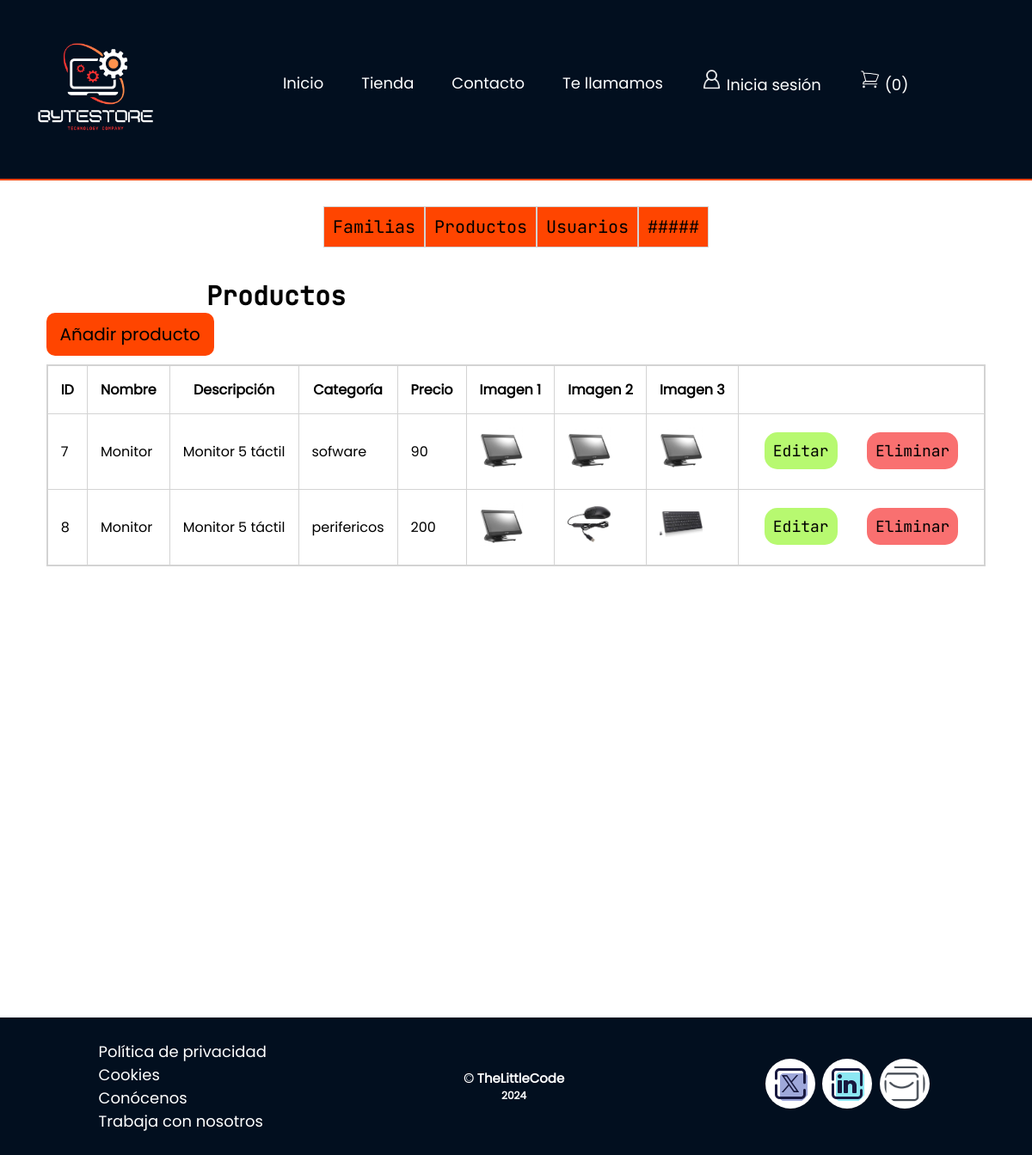
/panel_control/productos/index.php, run on the app's committed database.
### tables this page shows
CREATE TABLE `productos` (
  `idId` int(11) NOT NULL,
  `Nombre` varchar(25) DEFAULT NULL,
  `Descripccion` varchar(255) DEFAULT NULL,
  `familias_id` int(11) NOT NULL,
  `Precio` double DEFAULT NULL,
  `Imagen1` varchar(255) DEFAULT NULL,
  `Imagen2` varchar(255) DEFAULT NULL,
  `Imagen3` varchar(255) DEFAULT NULL
);

### panel_control/productos/index.php (the view, shortened to what this page needs)
<?php
include ('../../bd.php');
include ('../../templates/header.php');
?>
<?php
$sentencia = $conexion->prepare("SELECT * ,(SELECT name FROM familias WHERE familias.id = productos.familias_id LIMIT 1)AS Categoría FROM productos");
$sentencia->execute();
$lista_productos = $sentencia->fetchAll(PDO::FETCH_ASSOC);
?>
<div class="second-menu">
    <div class="second-nav">
        <ul class="second-menu">
            <li><a href="<?php echo $url_base; ?>/familias/index.php" class="btn-secondMenu">Familias</a></li>
            <li><a href="<?php echo $url_base; ?>/productos/index.php" class="btn-secondMenu">Productos</a></li>
            <li><a href="<?php echo $url_base; ?>/usuarios//index.php" class="btn-secondMenu">Usuarios</a></li>
            <li><a href="#" class="btn-secondMenu">#####</a></li>
        </ul>
    </div>
</div>
<h4>Productos</h4>
<section class="main-Tablas">
    <div class="card-table">
        <div class="card-header">
            <a href="crear.php" class="btn-primary">
                Añadir producto
            </a>
        </div>
        <div class="card-body">
            <div class="main-table">
                <table class="table">
                    <thead>
                        <tr>
                            <th>ID</th>
                            <th>Nombre</th>
                            <th>Descripción</th>
                            <th>Categoría</th>
                            <th>Precio</th>
                            <th>Imagen 1</th>
                            <th>Imagen 2</th>
                            <th>Imagen 3</th>
                        </tr>
                    </thead>
                    <tbody>
                        <?php
                        foreach ($lista_productos as $registro) {
                            ?>
                            <tr>
                                <td> <?php echo $registro['idId']; ?> </td>
                                <td> <?php echo $registro['Nombre']; ?> </td>
                                <td> <?php echo $registro['Descripccion']; ?> </td>
                                <td> <?php echo $registro['Categoría']; ?> </td>
                                <td> <?php echo $registro['Precio']; ?> </td>
                                <td>
                                    <img width="50" src="<?php echo $url_base; ?>/assets/img/productos/<?php echo $registro['Imagen1']; ?>" alt="Imagen-producto1">
                                <td>
                                    <img width="50" src="<?php echo $url_base; ?>/assets/img/productos/<?php echo $registro['Imagen2']; ?>" alt="Imagen-producto2">
                                </td>
                                <td>
                                    <img width="50" src="<?php echo $url_base; ?>/assets/img/productos/<?php echo $registro['Imagen3']; ?>" alt="Imagen-producto3">
                                </td>
                                <td>
                                    <a class="btn-info" href="editar.php?txtID=<?php echo $registro['idId']; ?>">Editar</a>
                                    <a class="btn-danger"
                                        href="index.php?txtID=<?php echo $registro['idId']; ?>">Eliminar</a>
                                </td>
                            </tr>
                        <?php } ?>
                    </tbody>
                </table>
            </div>
        </div>
</section>
<?php
include ('../../templates/footer.php');
?>

### assets/css/index.css (style rules this page uses)
* { margin: 0px; padding: 0px; font-family: 'Poppins'; }

### assets/css/tienda.css (style rules this page uses)
* { margin: 0px; padding: 0px; }

### assets/css/indexTablas.css (style rules this page uses)
h4 { font-family: 'JetBrains'; font-size: 30px; margin-top: 3%; margin-left: 20%; }
.main-Tablas { display: flex; justify-content: center; position: relative; min-height: 100vh; z-index: 2; }
.second-menu { display: flex; align-items: center; justify-content: center; margin-top: 15px; }
.second-menu li { list-style: none; }
.btn-secondMenu { display: block; padding: 10px; color: black; background-color: orangered; font-family: 'JetBrains'; font-size: 20px; text-decoration: none; list-style: none; border: 1px solid lightgray; }
.btn-primary { max-width: 175px; display: block; border-radius: 10px; padding: 10px; color: black; font-size: 20px; background-color: orangered; text-align: center; text-decoration: none; margin-bottom: 10px; }
.table { border: 2px solid lightgray; border-collapse: collapse; }
.table th, .table td { border: 1px solid lightgray; padding: 15px; }
.btn-info { margin: 15px; padding: 10px; color: black; font-family: 'JetBrains'; font-size: 18px; background-color: rgb(183, 249, 112); border: none; border-radius: 15px; cursor: pointer; text-decoration: none; }
.btn-danger { padding: 10px; color: black; font-family: 'JetBrains'; font-size: 18px; background-color: rgb(255, 179, 0); border: none; border-radius: 15px; cursor: pointer; text-decoration: none; }

### assets/css/crearTablas.css (style rules this page uses)
.btn-danger { min-width: 166px; margin: 15px; padding: 10px; color: black; font-family: 'JetBrains'; font-size: 18px; background-color: rgb(249, 112, 112); border: none; border-radius: 15px; cursor: pointer; text-decoration: none; }

### data on the page
productos: idId "7", Nombre "Monitor", Descripccion "Monitor 5 táctil", Categoría "sofware", Precio "90", Imagen1 (picture), Imagen2 (picture), Imagen3 (picture)
productos: idId "8", Nombre "Monitor", Descripccion "Monitor 5 táctil", Categoría "perifericos", Precio "200", Imagen1 (picture), Imagen2 (picture), Imagen3 (picture)
